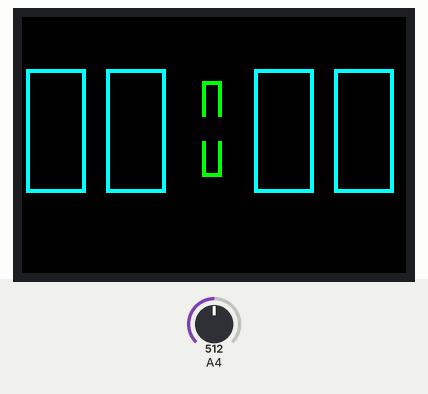
A sketch run on a simulated Arduino Uno, built with avr-gcc and run on an emulated ATmega328P. Shown: 96×64 colour display. The inputs (shaded band) are chosen by the test bench; at power-on: A4 = 512. What the sketch prints to the serial monitor is not drawn.

Above: at 0.2 s.
At 4.2 s:
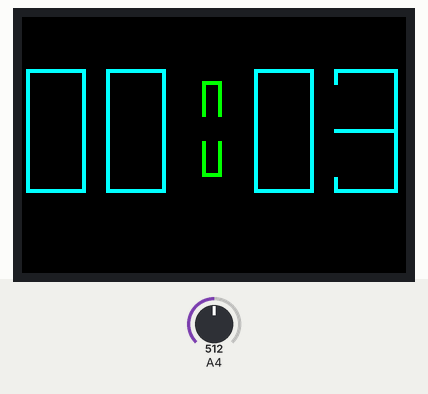
At 9.2 s:
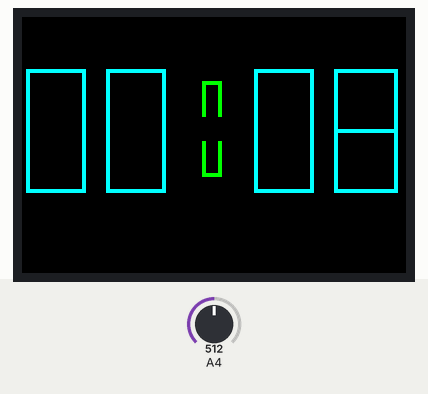
At 19.2 s:
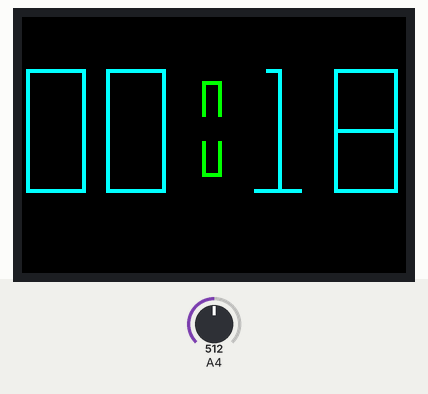
At 28.3 s:
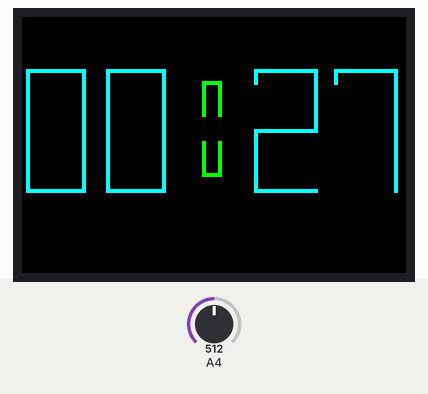
At 38.3 s:
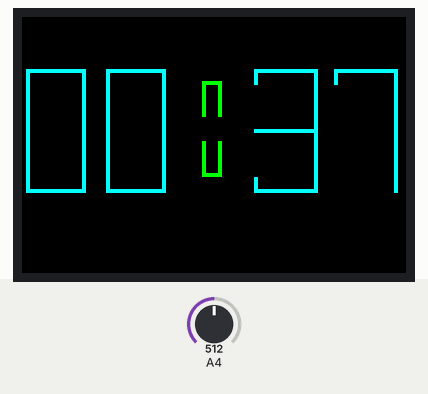

Measured:
- what the display in image 1 shows lasts 1.0 s, from 4.2 s to 5.2 s

The sketch:

MainProgram5.ino
```cpp
/*
Pavel Artiushkov
10.11.2018
Test For OLED Screen
Arduino
*/

#define sclk 9
#define mosi 8
#define rst  7
#define dc   6
#define cs   5

// Color definitions
#define BLACK           0x0000
#define BLUE            0x001F
#define RED             0xF800
#define GREEN           0x07E0
#define CYAN            0x07FF
#define MAGENTA         0xF81F
#define YELLOW          0xFFE0
#define WHITE           0xFFFF

#define COLOR           CYAN
#define DOT_COLOR       GREEN

#include <Adafruit_GFX.h>
#include <Adafruit_SSD1331.h>
#include <SPI.h>

Adafruit_SSD1331 display = Adafruit_SSD1331(cs, dc, mosi, sclk, rst);

float p = 3.1415926;


/*********************************************************************************************************************************************/
void setup(void) {
  Serial.begin(9600);
  Serial.println("Start");
  display.begin();

  Serial.println("init");
  uint16_t time = millis();
  display.fillScreen(BLACK);
  time = millis() - time;

  uint16_t Hours=0;
  uint16_t Minutes=0;

  numberOutput(Hours/10, 30, 1, 13, COLOR);
  numberOutput(Hours%10, 30, 21, 13, COLOR);
  upDot(8, 4, 45, 16, DOT_COLOR);
  downDot(8, 4, 45, 31, DOT_COLOR);
  numberOutput(Minutes/10, 30, 58, 13, COLOR);
  numberOutput(Minutes%10, 30, 78, 13, COLOR);


  while(1) {
    delay(1000);

    int val;
    val = analogRead(A4);
    Serial.println(val);

    if (Minutes%10 == 0) {
      numberOutput(Minutes/10, 30, 58, 13, COLOR);//C
    }

    if (Minutes>=60) {
      Minutes=0;
      Hours++;
      numberOutput(Hours%10, 30, 21, 13, COLOR);//B
      numberOutput(Minutes/10, 30, 58, 13, COLOR);//C

      if (Hours%10 == 0) {
        numberOutput(Hours/10, 30, 1, 13, COLOR);//A
      }
    }

    if (Hours>=24) {
      Minutes=0;
      Hours=0;
      numberOutput(Hours/10, 30, 1, 13, COLOR);//A
    }

    numberOutput(Minutes%10, 30, 78, 13, COLOR);//D
    Minutes++;
  }
}


void loop() {
}


void upDot(uint16_t H, uint16_t W, uint16_t X, uint16_t Y, uint16_t Color) {
  display.drawLine(X, Y+H, X, Y, Color);
  display.drawLine(X, Y, X+W, Y, Color);
  display.drawLine(X+W, Y, X+W, Y+H, Color);
}


void downDot(uint16_t H, uint16_t W, uint16_t X, uint16_t Y, uint16_t Color) {
  display.drawLine(X, Y, X, Y+H, Color);
  display.drawLine(X, Y+H, X+W, Y+H, Color);
  display.drawLine(X+W, Y+H, X+W, Y, Color);
}


void numberOutput(uint16_t N, uint16_t H, uint16_t X, uint16_t Y, uint16_t Color) {
  //display.drawRect(X, Y, 15, H, RED);
  uint16_t T = 0;

  display.fillRect(X, Y, H/2+1, H+1, BLACK);

  switch(N) {
    case 0:
      display.drawRect(X, Y, H/2, H+1, Color);
      break;

    case 1:
      display.drawLine(X+3, Y, X+6, Y, Color);
      delay(T);
      display.drawLine(X+6, Y, X+6, Y+H, Color);
      delay(T);
      display.drawLine(X, Y+H, X+11, Y+H, Color);
      break;

    case 2:
      display.drawLine(X, Y+3, X, Y, Color);
      delay(T);
      display.drawLine(X, Y, X+H/2, Y, Color);
      delay(T);
      display.drawLine(X+H/2, Y, X+H/2, Y+H/2, Color);
      delay(T);
      display.drawLine(X+H/2, Y+H/2, X, Y+H/2, Color);
      delay(T);
      display.drawLine(X, Y+H/2, X, Y+H, Color);
      delay(T);
      display.drawLine(X, Y+H, X+H/2, Y+H, Color);
      break;

    case 3:
      display.drawLine(X, Y+3, X, Y, Color);
      delay(T);
      display.drawLine(X, Y, X+H/2, Y, Color);
      delay(T);
      display.drawLine(X+H/2, Y, X+H/2, Y+H/2, Color);
      delay(T);
      display.drawLine(X+H/2, Y+H/2, X, Y+H/2, Color);
      delay(T);
      display.drawLine(X+H/2, Y+H/2, X+H/2, Y+H, Color);
      delay(T);
      display.drawLine(X, Y+H, X+H/2, Y+H, Color);
      delay(T);
      display.drawLine(X, Y+H-3, X, Y+H, Color);
      break;

    case 4:
      display.drawLine(X, Y, X, Y+H/2, Color);
      delay(T);
      display.drawLine(X, Y+H/2, X+H/2, Y+H/2, Color);
      delay(T);
      display.drawLine(X+H/2, Y, X+H/2, Y+H, Color);
      break;

    case 5:
      display.drawLine(X, Y, X+H/2, Y, Color);
      delay(T);
      display.drawLine(X, Y, X, Y+H/2, Color);
      delay(T);
      display.drawLine(X+H/2, Y+H/2, X, Y+H/2, Color);
      delay(T);
      display.drawLine(X+H/2, Y+H/2, X+H/2, Y+H, Color);
      delay(T);
      display.drawLine(X, Y+H, X+H/2, Y+H, Color);
      delay(T);
      display.drawLine(X, Y+H, X, Y+H-3, Color);
      break;

    case 6:
      display.drawLine(X, Y, X+H/2, Y, Color);
      delay(T);
      display.drawLine(X+H/2, Y+H/2, X+H/2, Y+H, Color);
      delay(T);
      display.drawLine(X+H/2, Y+H, X, Y+H, Color);
      delay(T);
      display.drawLine(X, Y+H, X, Y+H/2, Color);
      delay(T);
      display.drawLine(X, Y+H/2, X, Y, Color);

      display.drawLine(X, Y+H/2, X+H/2, Y+H/2, Color);
      delay(T);
      display.drawLine(X+H/2, Y, X+H/2, Y+3, Color);
      break;

    case 7:
      display.drawLine(X, Y+3, X, Y, Color);
      delay(T);
      display.drawLine(X, Y, X+H/2, Y, Color);
      delay(T);
      display.drawLine(X+H/2, Y, X+H/2, Y+H, Color);
      break;

    case 8:
      display.drawLine(X, Y, X+H/2, Y, Color);
      delay(T);
      display.drawLine(X+H/2, Y, X+H/2, Y+H/2, Color);
      delay(T);
      display.drawLine(X+H/2, Y+H/2, X+H/2, Y+H, Color);
      delay(T);
      display.drawLine(X+H/2, Y+H, X, Y+H, Color);
      delay(T);
      display.drawLine(X, Y+H, X, Y+H/2, Color);
      delay(T);
      display.drawLine(X, Y+H/2, X, Y, Color);
      delay(T);
      display.drawLine(X, Y+H/2, X+H/2, Y+H/2, Color);
      break;

    case 9:
      display.drawLine(X, Y, X+H/2, Y, Color);
      delay(T);
      display.drawLine(X+H/2, Y, X+H/2, Y+H/2, Color);
      delay(T);
      display.drawLine(X+H/2, Y+H/2, X+H/2, Y+H, Color);
      delay(T);
      display.drawLine(X+H/2, Y+H, X, Y+H, Color);
      delay(T);
      display.drawLine(X, Y+H/2, X, Y, Color);
      delay(T);
      display.drawLine(X, Y+H/2, X+H/2, Y+H/2, Color);
      delay(T);
      display.drawLine(X, Y+H, X, Y+H-3, Color);
      break;
  }
}
```
